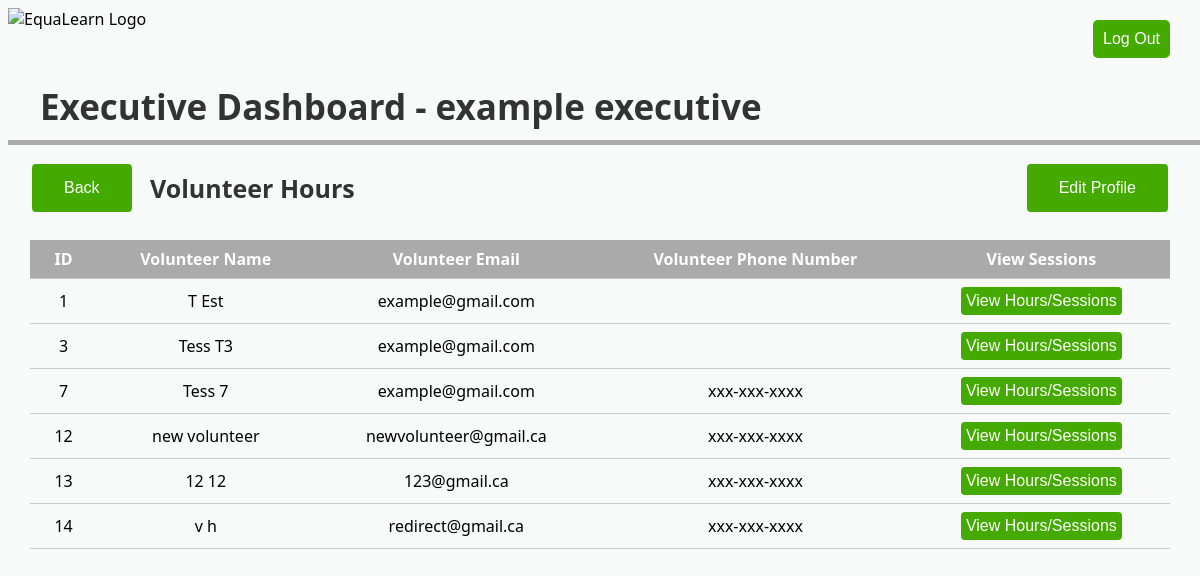
Page /approve_hours/11/ on the committed database.
### equalearn/models.py (models this page shows)
class User(models.Model):
    User_ID = models.AutoField(primary_key = True)
    username = models.CharField(max_length = 100, unique = True)
    usertype = models.CharField(max_length = 10, blank = True, null = True)
    name = models.CharField(max_length=50)
    phone_number = models.CharField(max_length = 12)
    email = models.CharField(max_length = 60)

class Tutor(User):
    preference_online = models.CharField(max_length=50)
    date_started = models.DateField(auto_now_add = True)
    accepted = models.BooleanField(default = False)

### equalearn/views.py (the view)
# urls.py: url(r'approve_hours/(?P<eid>\d+)/$', views.approve_hours, name = "approve_hours"),
def approve_hours(request, eid):
    tutors = Tutor.objects.all()
    exec = Executive.objects.get(User_ID = eid)
    return render(request, 'approvehours.html', {'tutors': tutors, 'executive': exec})

### templates/approvehours.html (shortened to what this page needs)
<!DOCTYPE html>
{% load static %}
<html>
<head>
  <link rel="stylesheet" href="{% static 'equalearndb/dashboardstyle.css' %}">
</head>
<button class = "logoutbutton">Log Out</button>
<img src = "https://i.imgur.com/Z9fdh0a.png" alt = "EquaLearn Logo" height = "50" style = "float:left">
<h1> Executive Dashboard - {{executive.name}}</h1>
<div class="rectangle"></div>
<h2> Volunteer Hours </h2>
<a href = "{% url 'executive_dashboard' id=executive.User_ID %}"><button class = "button1" style = "button;">Back</button></a>
<button class = "editprofilebutton" style = "button;">Edit Profile</button>
    <div class="tableFixHead">
      <table>
        <thead>
   <tr>
    <th>ID</th>
    <th>Volunteer Name</th>
    <th>Volunteer Email</th>
    <th>Volunteer Phone Number</th>
    <th>View Sessions</th>
  </tr>
    {% for tutor in tutors%}
    <tr>
      <td><center>{{tutor.User_ID}}</center></td>
      <td><center>{{tutor.name}}</center></td>
      <td><center>{{tutor.email}}</center></td>
      <td><center>{{tutor.phone_number}}</center></td>
      <td><center><a href = "{% url 'view_volunteer_hours' eid=executive.User_ID tid=tutor.User_ID %}"><button class = "tablebutton">View Hours/Sessions</button></a></center></td>
    </tr>
    {% endfor %}
      </table>
    </div>
</body>
</html>

### static/equalearndb/dashboardstyle.css (style rules this page uses)
.logoutbutton { border: none; color: white; background-color:#44aa00; text-align: center; font-size: 16px; padding: 10px; border-radius: 5px; position: absolute; right: 30px; top: 20px; }
h1 { color: #333333; position: absolute; font-size: 35px; left: 40px; top: 60px; }
.rectangle { height: 5px; width: 100%; background-color: #AAA; position: absolute; top: 140px; }
.button1 { position: absolute; top: 160px; left: 30px; border: none; background-color:#44aa00; color: white; padding: 15px 32px; text-align: center; font-size: 16px; margin: 4px 2px; border-radius: 4px }
.editprofilebutton { position: absolute; top: 160px; right: 30px; border: none; background-color:#44aa00; color: white; padding: 15px 32px; text-align: center; font-size: 16px; margin: 4px 2px; border-radius: 4px }
.tablebutton { border: none; color: white; background-color:#44aa00; text-align: center; font-size: 16px; padding: 5px; border-radius: 4px; }
.tableFixHead { overflow-y: auto; height: 500px; position: absolute; top: 240px; right: 30px; left: 30px; }
.tableFixHead thead th { position: sticky; top: 0; }
table { border-collapse: collapse; width: 100%; }
th, td { padding: 8px 16px; border-bottom: 1px solid #ccc; }
th { color: #fff; background: #aaa; }

### templates/approvehours.html (style rules this page uses)
h2 { color: #333333; position: absolute; font-size: 25px; top: 150px; left: 150px; }

### rows in the picture
User: name "example executive"
Tutor: User_ID "1", name "T Est", email "example@gmail.com"
Tutor: User_ID "3", name "Tess T3", email "example@gmail.com"
Tutor: User_ID "7", name "Tess 7", email "example@gmail.com", phone_number "xxx-xxx-xxxx"
Tutor: User_ID "12", name "new volunteer", email "newvolunteer@gmail.ca", phone_number "xxx-xxx-xxxx"
Tutor: User_ID "13", name "12 12", email "123@gmail.ca", phone_number "xxx-xxx-xxxx"
Tutor: User_ID "14", name "v h", email "redirect@gmail.ca", phone_number "xxx-xxx-xxxx"
